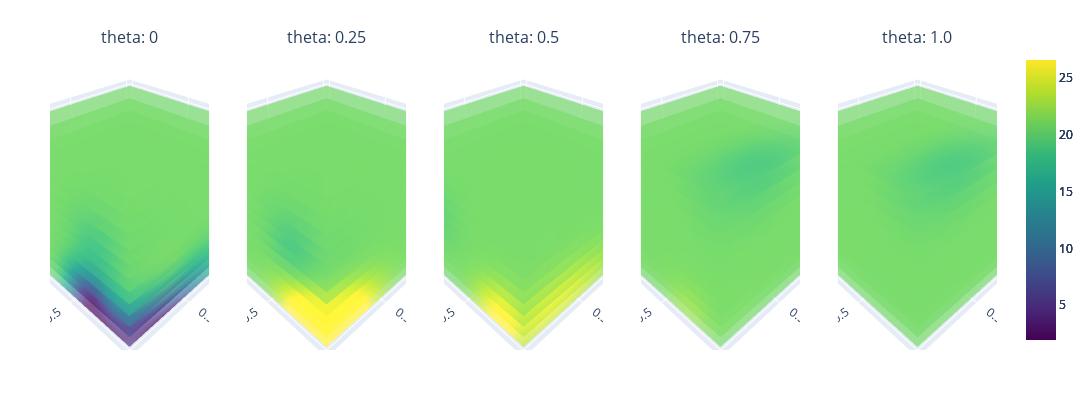

The code cell stored with this chart in its notebook:
### Code cell
gp_model10, train_nx10, train_y10, train_yvar10 = BO_loop(gp_model, nx_train, y_train, y_train_var, nx_all, iterations=10)

train_x10 = unnormalize(train_nx10, original_bounds)
# Step 2: Initialize Plotting class
variable_combinations = [('n', 'r', 't'), ('theta', 'r', 't'), ('n', 't', 'theta')]
plotting = Plotting(gp_model10, variable_combinations=variable_combinations)

combination = variable_combinations[0]

minmax = [y_train.min(), y_train.max()]
plotting.sliced_plotting(combination, minmax)

# Split train_y into 10 iterations, each containing 10 points
iterations = 10
points_per_iteration = 6
split_data = [train_y10[i * points_per_iteration:(i + 1) * points_per_iteration] for i in range(iterations)]
split_datax = [train_x10[i * points_per_iteration:(i + 1) * points_per_iteration] for i in range(iterations)]

# Plot the points vertically
plt.figure(figsize=(6, 5))
for i, data in enumerate(split_data):
    plt.scatter([i + 1] * len(data), data.numpy(), label=f'Iteration {i + 1}')

plt.xlabel('Iteration')
plt.ylabel('train_y Values')
plt.title('Train_y Points per Iteration')
plt.xticks(range(1, iterations + 1))
# plt.legend()
plt.grid(True)
plt.show()
argmax_indices = [data.argmax().item() for data in split_data]
for i, idx in enumerate(argmax_indices):
    print(f"Iteration {i + 1}: {split_datax[i][idx]}")

### Figure 1 — Plotly figure (JSON) as saved in the notebook; plotly's stock layout.template omitted (floating-point values rounded to 4 significant figures; data arrays with more than 128 entries replaced by an {"elided": "..."} marker saying what was removed)
{"data": [{"cmax": 26.55, "cmin": 1.95, "colorscale": [[0, "#440154"], [0.1111, "#482878"], [0.2222, "#3e4989"], [0.3333, "#31688e"], [0.4444, "#26828e"], [0.5556, "#1f9e89"], [0.6667, "#35b779"], [0.7778, "#6ece58"], [0.8889, "#b5de2b"], [1, "#fde725"]], "opacity": 0.7, "scene": "scene", "showscale": true, "surfacecolor": {"elided": "20x20 float values"}, "type": "surface", "x": {"elided": "20x20 float values"}, "y": {"elided": "20x20 float values"}, "z": {"elided": "20x20 float values"}}, {"cmax": 26.55, "cmin": 1.95, "colorscale": [[0, "#440154"], [0.1111, "#482878"], [0.2222, "#3e4989"], [0.3333, "#31688e"], [0.4444, "#26828e"], [0.5556, "#1f9e89"], [0.6667, "#35b779"], [0.7778, "#6ece58"], [0.8889, "#b5de2b"], [1, "#fde725"]], "opacity": 0.7, "scene": "scene2", "showscale": true, "surfacecolor": {"elided": "20x20 float values"}, "type": "surface", "x": {"elided": "20x20 float values"}, "y": {"elided": "20x20 float values"}, "z": {"elided": "20x20 float values"}}, {"cmax": 26.55, "cmin": 1.95, "colorscale": [[0, "#440154"], [0.1111, "#482878"], [0.2222, "#3e4989"], [0.3333, "#31688e"], [0.4444, "#26828e"], [0.5556, "#1f9e89"], [0.6667, "#35b779"], [0.7778, "#6ece58"], [0.8889, "#b5de2b"], [1, "#fde725"]], "opacity": 0.7, "scene": "scene3", "showscale": true, "surfacecolor": {"elided": "20x20 float values"}, "type": "surface", "x": {"elided": "20x20 float values"}, "y": {"elided": "20x20 float values"}, "z": {"elided": "20x20 float values"}}, {"cmax": 26.55, "cmin": 1.95, "colorscale": [[0, "#440154"], [0.1111, "#482878"], [0.2222, "#3e4989"], [0.3333, "#31688e"], [0.4444, "#26828e"], [0.5556, "#1f9e89"], [0.6667, "#35b779"], [0.7778, "#6ece58"], [0.8889, "#b5de2b"], [1, "#fde725"]], "opacity": 0.7, "scene": "scene4", "showscale": true, "surfacecolor": {"elided": "20x20 float values"}, "type": "surface", "x": {"elided": "20x20 float values"}, "y": {"elided": "20x20 float values"}, "z": {"elided": "20x20 float values"}}, {"cmax": 26.55, "cmin": 1.95, "colorscale": [[0, "#440154"], [0.1111, "#482878"], [0.2222, "#3e4989"], [0.3333, "#31688e"], [0.4444, "#26828e"], [0.5556, "#1f9e89"], [0.6667, "#35b779"], [0.7778, "#6ece58"], [0.8889, "#b5de2b"], [1, "#fde725"]], "opacity": 0.7, "scene": "scene5", "showscale": true, "surfacecolor": {"elided": "20x20 float values"}, "type": "surface", "x": {"elided": "20x20 float values"}, "y": {"elided": "20x20 float values"}, "z": {"elided": "20x20 float values"}}, {"cmax": 26.55, "cmin": 1.95, "colorscale": [[0, "#440154"], [0.1111, "#482878"], [0.2222, "#3e4989"], [0.3333, "#31688e"], [0.4444, "#26828e"], [0.5556, "#1f9e89"], [0.6667, "#35b779"], [0.7778, "#6ece58"], [0.8889, "#b5de2b"], [1, "#fde725"]], "opacity": 0.7, "scene": "scene", "showscale": false, "surfacecolor": {"elided": "20x20 float values"}, "type": "surface", "x": {"elided": "20x20 float values"}, "y": {"elided": "20x20 float values"}, "z": {"elided": "20x20 float values"}}, {"cmax": 26.55, "cmin": 1.95, "colorscale": [[0, "#440154"], [0.1111, "#482878"], [0.2222, "#3e4989"], [0.3333, "#31688e"], [0.4444, "#26828e"], [0.5556, "#1f9e89"], [0.6667, "#35b779"], [0.7778, "#6ece58"], [0.8889, "#b5de2b"], [1, "#fde725"]], "opacity": 0.7, "scene": "scene2", "showscale": false, "surfacecolor": {"elided": "20x20 float values"}, "type": "surface", "x": {"elided": "20x20 float values"}, "y": {"elided": "20x20 float values"}, "z": {"elided": "20x20 float values"}}, {"cmax": 26.55, "cmin": 1.95, "colorscale": [[0, "#440154"], [0.1111, "#482878"], [0.2222, "#3e4989"], [0.3333, "#31688e"], [0.4444, "#26828e"], [0.5556, "#1f9e89"], [0.6667, "#35b779"], [0.7778, "#6ece58"], [0.8889, "#b5de2b"], [1, "#fde725"]], "opacity": 0.7, "scene": "scene3", "showscale": false, "surfacecolor": {"elided": "20x20 float values"}, "type": "surface", "x": {"elided": "20x20 float values"}, "y": {"elided": "20x20 float values"}, "z": {"elided": "20x20 float values"}}, {"cmax": 26.55, "cmin": 1.95, "colorscale": [[0, "#440154"], [0.1111, "#482878"], [0.2222, "#3e4989"], [0.3333, "#31688e"], [0.4444, "#26828e"], [0.5556, "#1f9e89"], [0.6667, "#35b779"], [0.7778, "#6ece58"], [0.8889, "#b5de2b"], [1, "#fde725"]], "opacity": 0.7, "scene": "scene4", "showscale": false, "surfacecolor": {"elided": "20x20 float values"}, "type": "surface", "x": {"elided": "20x20 float values"}, "y": {"elided": "20x20 float values"}, "z": {"elided": "20x20 float values"}}, {"cmax": 26.55, "cmin": 1.95, "colorscale": [[0, "#440154"], [0.1111, "#482878"], [0.2222, "#3e4989"], [0.3333, "#31688e"], [0.4444, "#26828e"], [0.5556, "#1f9e89"], [0.6667, "#35b779"], [0.7778, "#6ece58"], [0.8889, "#b5de2b"], [1, "#fde725"]], "opacity": 0.7, "scene": "scene5", "showscale": false, "surfacecolor": {"elided": "20x20 float values"}, "type": "surface", "x": {"elided": "20x20 float values"}, "y": {"elided": "20x20 float values"}, "z": {"elided": "20x20 float values"}}, {"cmax": 26.55, "cmin": 1.95, "colorscale": [[0, "#440154"], [0.1111, "#482878"], [0.2222, "#3e4989"], [0.3333, "#31688e"], [0.4444, "#26828e"], [0.5556, "#1f9e89"], [0.6667, "#35b779"], [0.7778, "#6ece58"], [0.8889, "#b5de2b"], [1, "#fde725"]], "opacity": 0.7, "scene": "scene", "showscale": false, "surfacecolor": {"elided": "20x20 float values"}, "type": "surface", "x": {"elided": "20x20 float values"}, "y": {"elided": "20x20 float values"}, "z": {"elided": "20x20 float values"}}, {"cmax": 26.55, "cmin": 1.95, "colorscale": [[0, "#440154"], [0.1111, "#482878"], [0.2222, "#3e4989"], [0.3333, "#31688e"], [0.4444, "#26828e"], [0.5556, "#1f9e89"], [0.6667, "#35b779"], [0.7778, "#6ece58"], [0.8889, "#b5de2b"], [1, "#fde725"]], "opacity": 0.7, "scene": "scene2", "showscale": false, "surfacecolor": {"elided": "20x20 float values"}, "type": "surface", "x": {"elided": "20x20 float values"}, "y": {"elided": "20x20 float values"}, "z": {"elided": "20x20 float values"}}, {"cmax": 26.55, "cmin": 1.95, "colorscale": [[0, "#440154"], [0.1111, "#482878"], [0.2222, "#3e4989"], [0.3333, "#31688e"], [0.4444, "#26828e"], [0.5556, "#1f9e89"], [0.6667, "#35b779"], [0.7778, "#6ece58"], [0.8889, "#b5de2b"], [1, "#fde725"]], "opacity": 0.7, "scene": "scene3", "showscale": false, "surfacecolor": {"elided": "20x20 float values"}, "type": "surface", "x": {"elided": "20x20 float values"}, "y": {"elided": "20x20 float values"}, "z": {"elided": "20x20 float values"}}, {"cmax": 26.55, "cmin": 1.95, "colorscale": [[0, "#440154"], [0.1111, "#482878"], [0.2222, "#3e4989"], [0.3333, "#31688e"], [0.4444, "#26828e"], [0.5556, "#1f9e89"], [0.6667, "#35b779"], [0.7778, "#6ece58"], [0.8889, "#b5de2b"], [1, "#fde725"]], "opacity": 0.7, "scene": "scene4", "showscale": false, "surfacecolor": {"elided": "20x20 float values"}, "type": "surface", "x": {"elided": "20x20 float values"}, "y": {"elided": "20x20 float values"}, "z": {"elided": "20x20 float values"}}, {"cmax": 26.55, "cmin": 1.95, "colorscale": [[0, "#440154"], [0.1111, "#482878"], [0.2222, "#3e4989"], [0.3333, "#31688e"], [0.4444, "#26828e"], [0.5556, "#1f9e89"], [0.6667, "#35b779"], [0.7778, "#6ece58"], [0.8889, "#b5de2b"], [1, "#fde725"]], "opacity": 0.7, "scene": "scene5", "showscale": false, "surfacecolor": {"elided": "20x20 float values"}, "type": "surface", "x": {"elided": "20x20 float values"}, "y": {"elided": "20x20 float values"}, "z": {"elided": "20x20 float values"}}, {"cmax": 26.55, "cmin": 1.95, "colorscale": [[0, "#440154"], [0.1111, "#482878"], [0.2222, "#3e4989"], [0.3333, "#31688e"], [0.4444, "#26828e"], [0.5556, "#1f9e89"], [0.6667, "#35b779"], [0.7778, "#6ece58"], [0.8889, "#b5de2b"], [1, "#fde725"]], "opacity": 0.7, "scene": "scene", "showscale": false, "surfacecolor": {"elided": "20x20 float values"}, "type": "surface", "x": {"elided": "20x20 float values"}, "y": {"elided": "20x20 float values"}, "z": {"elided": "20x20 float values"}}, {"cmax": 26.55, "cmin": 1.95, "colorscale": [[0, "#440154"], [0.1111, "#482878"], [0.2222, "#3e4989"], [0.3333, "#31688e"], [0.4444, "#26828e"], [0.5556, "#1f9e89"], [0.6667, "#35b779"], [0.7778, "#6ece58"], [0.8889, "#b5de2b"], [1, "#fde725"]], "opacity": 0.7, "scene": "scene2", "showscale": false, "surfacecolor": {"elided": "20x20 float values"}, "type": "surface", "x": {"elided": "20x20 float values"}, "y": {"elided": "20x20 float values"}, "z": {"elided": "20x20 float values"}}, {"cmax": 26.55, "cmin": 1.95, "colorscale": [[0, "#440154"], [0.1111, "#482878"], [0.2222, "#3e4989"], [0.3333, "#31688e"], [0.4444, "#26828e"], [0.5556, "#1f9e89"], [0.6667, "#35b779"], [0.7778, "#6ece58"], [0.8889, "#b5de2b"], [1, "#fde725"]], "opacity": 0.7, "scene": "scene3", "showscale": false, "surfacecolor": {"elided": "20x20 float values"}, "type": "surface", "x": {"elided": "20x20 float values"}, "y": {"elided": "20x20 float values"}, "z": {"elided": "20x20 float values"}}, {"cmax": 26.55, "cmin": 1.95, "colorscale": [[0, "#440154"], [0.1111, "#482878"], [0.2222, "#3e4989"], [0.3333, "#31688e"], [0.4444, "#26828e"], [0.5556, "#1f9e89"], [0.6667, "#35b779"], [0.7778, "#6ece58"], [0.8889, "#b5de2b"], [1, "#fde725"]], "opacity": 0.7, "scene": "scene4", "showscale": false, "surfacecolor": {"elided": "20x20 float values"}, "type": "surface", "x": {"elided": "20x20 float values"}, "y": {"elided": "20x20 float values"}, "z": {"elided": "20x20 float values"}}, {"cmax": 26.55, "cmin": 1.95, "colorscale": [[0, "#440154"], [0.1111, "#482878"], [0.2222, "#3e4989"], [0.3333, "#31688e"], [0.4444, "#26828e"], [0.5556, "#1f9e89"], [0.6667, "#35b779"], [0.7778, "#6ece58"], [0.8889, "#b5de2b"], [1, "#fde725"]], "opacity": 0.7, "scene": "scene5", "showscale": false, "surfacecolor": {"elided": "20x20 float values"}, "type": "surface", "x": {"elided": "20x20 float values"}, "y": {"elided": "20x20 float values"}, "z": {"elided": "20x20 float values"}}, {"cmax": 26.55, "cmin": 1.95, "colorscale": [[0, "#440154"], [0.1111, "#482878"], [0.2222, "#3e4989"], [0.3333, "#31688e"], [0.4444, "#26828e"], [0.5556, "#1f9e89"], [0.6667, "#35b779"], [0.7778, "#6ece58"], [0.8889, "#b5de2b"], [1, "#fde725"]], "opacity": 0.7, "scene": "scene", "showscale": false, "surfacecolor": {"elided": "20x20 float values"}, "type": "surface", "x": {"elided": "20x20 float values"}, "y": {"elided": "20x20 float values"}, "z": {"elided": "20x20 float values"}}, {"cmax": 26.55, "cmin": 1.95, "colorscale": [[0, "#440154"], [0.1111, "#482878"], [0.2222, "#3e4989"], [0.3333, "#31688e"], [0.4444, "#26828e"], [0.5556, "#1f9e89"], [0.6667, "#35b779"], [0.7778, "#6ece58"], [0.8889, "#b5de2b"], [1, "#fde725"]], "opacity": 0.7, "scene": "scene2", "showscale": false, "surfacecolor": {"elided": "20x20 float values"}, "type": "surface", "x": {"elided": "20x20 float values"}, "y": {"elided": "20x20 float values"}, "z": {"elided": "20x20 float values"}}, {"cmax": 26.55, "cmin": 1.95, "colorscale": [[0, "#440154"], [0.1111, "#482878"], [0.2222, "#3e4989"], [0.3333, "#31688e"], [0.4444, "#26828e"], [0.5556, "#1f9e89"], [0.6667, "#35b779"], [0.7778, "#6ece58"], [0.8889, "#b5de2b"], [1, "#fde725"]], "opacity": 0.7, "scene": "scene3", "showscale": false, "surfacecolor": {"elided": "20x20 float values"}, "type": "surface", "x": {"elided": "20x20 float values"}, "y": {"elided": "20x20 float values"}, "z": {"elided": "20x20 float values"}}, {"cmax": 26.55, "cmin": 1.95, "colorscale": [[0, "#440154"], [0.1111, "#482878"], [0.2222, "#3e4989"], [0.3333, "#31688e"], [0.4444, "#26828e"], [0.5556, "#1f9e89"], [0.6667, "#35b779"], [0.7778, "#6ece58"], [0.8889, "#b5de2b"], [1, "#fde725"]], "opacity": 0.7, "scene": "scene4", "showscale": false, "surfacecolor": {"elided": "20x20 float values"}, "type": "surface", "x": {"elided": "20x20 float values"}, "y": {"elided": "20x20 float values"}, "z": {"elided": "20x20 float values"}}, {"cmax": 26.55, "cmin": 1.95, "colorscale": [[0, "#440154"], [0.1111, "#482878"], [0.2222, "#3e4989"], [0.3333, "#31688e"], [0.4444, "#26828e"], [0.5556, "#1f9e89"], [0.6667, "#35b779"], [0.7778, "#6ece58"], [0.8889, "#b5de2b"], [1, "#fde725"]], "opacity": 0.7, "scene": "scene5", "showscale": false, "surfacecolor": {"elided": "20x20 float values"}, "type": "surface", "x": {"elided": "20x20 float values"}, "y": {"elided": "20x20 float values"}, "z": {"elided": "20x20 float values"}}, {"cmax": 26.55, "cmin": 1.95, "colorscale": [[0, "#440154"], [0.1111, "#482878"], [0.2222, "#3e4989"], [0.3333, "#31688e"], [0.4444, "#26828e"], [0.5556, "#1f9e89"], [0.6667, "#35b779"], [0.7778, "#6ece58"], [0.8889, "#b5de2b"], [1, "#fde725"]], "opacity": 0.7, "scene": "scene", "showscale": false, "surfacecolor": {"elided": "20x20 float values"}, "type": "surface", "x": {"elided": "20x20 float values"}, "y": {"elided": "20x20 float values"}, "z": {"elided": "20x20 float values"}}, {"cmax": 26.55, "cmin": 1.95, "colorscale": [[0, "#440154"], [0.1111, "#482878"], [0.2222, "#3e4989"], [0.3333, "#31688e"], [0.4444, "#26828e"], [0.5556, "#1f9e89"], [0.6667, "#35b779"], [0.7778, "#6ece58"], [0.8889, "#b5de2b"], [1, "#fde725"]], "opacity": 0.7, "scene": "scene2", "showscale": false, "surfacecolor": {"elided": "20x20 float values"}, "type": "surface", "x": {"elided": "20x20 float values"}, "y": {"elided": "20x20 float values"}, "z": {"elided": "20x20 float values"}}, {"cmax": 26.55, "cmin": 1.95, "colorscale": [[0, "#440154"], [0.1111, "#482878"], [0.2222, "#3e4989"], [0.3333, "#31688e"], [0.4444, "#26828e"], [0.5556, "#1f9e89"], [0.6667, "#35b779"], [0.7778, "#6ece58"], [0.8889, "#b5de2b"], [1, "#fde725"]], "opacity": 0.7, "scene": "scene3", "showscale": false, "surfacecolor": {"elided": "20x20 float values"}, "type": "surface", "x": {"elided": "20x20 float values"}, "y": {"elided": "20x20 float values"}, "z": {"elided": "20x20 float values"}}, {"cmax": 26.55, "cmin": 1.95, "colorscale": [[0, "#440154"], [0.1111, "#482878"], [0.2222, "#3e4989"], [0.3333, "#31688e"], [0.4444, "#26828e"], [0.5556, "#1f9e89"], [0.6667, "#35b779"], [0.7778, "#6ece58"], [0.8889, "#b5de2b"], [1, "#fde725"]], "opacity": 0.7, "scene": "scene4", "showscale": false, "surfacecolor": {"elided": "20x20 float values"}, "type": "surface", "x": {"elided": "20x20 float values"}, "y": {"elided": "20x20 float values"}, "z": {"elided": "20x20 float values"}}, {"cmax": 26.55, "cmin": 1.95, "colorscale": [[0, "#440154"], [0.1111, "#482878"], [0.2222, "#3e4989"], [0.3333, "#31688e"], [0.4444, "#26828e"], [0.5556, "#1f9e89"], [0.6667, "#35b779"], [0.7778, "#6ece58"], [0.8889, "#b5de2b"], [1, "#fde725"]], "opacity": 0.7, "scene": "scene5", "showscale": false, "surfacecolor": {"elided": "20x20 float values"}, "type": "surface", "x": {"elided": "20x20 float values"}, "y": {"elided": "20x20 float values"}, "z": {"elided": "20x20 float values"}}, {"cmax": 26.55, "cmin": 1.95, "colorscale": [[0, "#440154"], [0.1111, "#482878"], [0.2222, "#3e4989"], [0.3333, "#31688e"], [0.4444, "#26828e"], [0.5556, "#1f9e89"], [0.6667, "#35b779"], [0.7778, "#6ece58"], [0.8889, "#b5de2b"], [1, "#fde725"]], "opacity": 0.7, "scene": "scene", "showscale": false, "surfacecolor": {"elided": "20x20 float values"}, "type": "surface", "x": {"elided": "20x20 float values"}, "y": {"elided": "20x20 float values"}, "z": {"elided": "20x20 float values"}}, {"cmax": 26.55, "cmin": 1.95, "colorscale": [[0, "#440154"], [0.1111, "#482878"], [0.2222, "#3e4989"], [0.3333, "#31688e"], [0.4444, "#26828e"], [0.5556, "#1f9e89"], [0.6667, "#35b779"], [0.7778, "#6ece58"], [0.8889, "#b5de2b"], [1, "#fde725"]], "opacity": 0.7, "scene": "scene2", "showscale": false, "surfacecolor": {"elided": "20x20 float values"}, "type": "surface", "x": {"elided": "20x20 float values"}, "y": {"elided": "20x20 float values"}, "z": {"elided": "20x20 float values"}}, {"cmax": 26.55, "cmin": 1.95, "colorscale": [[0, "#440154"], [0.1111, "#482878"], [0.2222, "#3e4989"], [0.3333, "#31688e"], [0.4444, "#26828e"], [0.5556, "#1f9e89"], [0.6667, "#35b779"], [0.7778, "#6ece58"], [0.8889, "#b5de2b"], [1, "#fde725"]], "opacity": 0.7, "scene": "scene3", "showscale": false, "surfacecolor": {"elided": "20x20 float values"}, "type": "surface", "x": {"elided": "20x20 float values"}, "y": {"elided": "20x20 float values"}, "z": {"elided": "20x20 float values"}}, {"cmax": 26.55, "cmin": 1.95, "colorscale": [[0, "#440154"], [0.1111, "#482878"], [0.2222, "#3e4989"], [0.3333, "#31688e"], [0.4444, "#26828e"], [0.5556, "#1f9e89"], [0.6667, "#35b779"], [0.7778, "#6ece58"], [0.8889, "#b5de2b"], [1, "#fde725"]], "opacity": 0.7, "scene": "scene4", "showscale": false, "surfacecolor": {"elided": "20x20 float values"}, "type": "surface", "x": {"elided": "20x20 float values"}, "y": {"elided": "20x20 float values"}, "z": {"elided": "20x20 float values"}}, {"cmax": 26.55, "cmin": 1.95, "colorscale": [[0, "#440154"], [0.1111, "#482878"], [0.2222, "#3e4989"], [0.3333, "#31688e"], [0.4444, "#26828e"], [0.5556, "#1f9e89"], [0.6667, "#35b779"], [0.7778, "#6ece58"], [0.8889, "#b5de2b"], [1, "#fde725"]], "opacity": 0.7, "scene": "scene5", "showscale": false, "surfacecolor": {"elided": "20x20 float values"}, "type": "surface", "x": {"elided": "20x20 float values"}, "y": {"elided": "20x20 float values"}, "z": {"elided": "20x20 float values"}}, {"cmax": 26.55, "cmin": 1.95, "colorscale": [[0, "#440154"], [0.1111, "#482878"], [0.2222, "#3e4989"], [0.3333, "#31688e"], [0.4444, "#26828e"], [0.5556, "#1f9e89"], [0.6667, "#35b779"], [0.7778, "#6ece58"], [0.8889, "#b5de2b"], [1, "#fde725"]], "opacity": 0.7, "scene": "scene", "showscale": false, "surfacecolor": {"elided": "20x20 float values"}, "type": "surface", "x": {"elided": "20x20 float values"}, "y": {"elided": "20x20 float values"}, "z": {"elided": "20x20 float values"}}, {"cmax": 26.55, "cmin": 1.95, "colorscale": [[0, "#440154"], [0.1111, "#482878"], [0.2222, "#3e4989"], [0.3333, "#31688e"], [0.4444, "#26828e"], [0.5556, "#1f9e89"], [0.6667, "#35b779"], [0.7778, "#6ece58"], [0.8889, "#b5de2b"], [1, "#fde725"]], "opacity": 0.7, "scene": "scene2", "showscale": false, "surfacecolor": {"elided": "20x20 float values"}, "type": "surface", "x": {"elided": "20x20 float values"}, "y": {"elided": "20x20 float values"}, "z": {"elided": "20x20 float values"}}, {"cmax": 26.55, "cmin": 1.95, "colorscale": [[0, "#440154"], [0.1111, "#482878"], [0.2222, "#3e4989"], [0.3333, "#31688e"], [0.4444, "#26828e"], [0.5556, "#1f9e89"], [0.6667, "#35b779"], [0.7778, "#6ece58"], [0.8889, "#b5de2b"], [1, "#fde725"]], "opacity": 0.7, "scene": "scene3", "showscale": false, "surfacecolor": {"elided": "20x20 float values"}, "type": "surface", "x": {"elided": "20x20 float values"}, "y": {"elided": "20x20 float values"}, "z": {"elided": "20x20 float values"}}, {"cmax": 26.55, "cmin": 1.95, "colorscale": [[0, "#440154"], [0.1111, "#482878"], [0.2222, "#3e4989"], [0.3333, "#31688e"], [0.4444, "#26828e"], [0.5556, "#1f9e89"], [0.6667, "#35b779"], [0.7778, "#6ece58"], [0.8889, "#b5de2b"], [1, "#fde725"]], "opacity": 0.7, "scene": "scene4", "showscale": false, "surfacecolor": {"elided": "20x20 float values"}, "type": "surface", "x": {"elided": "20x20 float values"}, "y": {"elided": "20x20 float values"}, "z": {"elided": "20x20 float values"}}, {"cmax": 26.55, "cmin": 1.95, "colorscale": [[0, "#440154"], [0.1111, "#482878"], [0.2222, "#3e4989"], [0.3333, "#31688e"], [0.4444, "#26828e"], [0.5556, "#1f9e89"], [0.6667, "#35b779"], [0.7778, "#6ece58"], [0.8889, "#b5de2b"], [1, "#fde725"]], "opacity": 0.7, "scene": "scene5", "showscale": false, "surfacecolor": {"elided": "20x20 float values"}, "type": "surface", "x": {"elided": "20x20 float values"}, "y": {"elided": "20x20 float values"}, "z": {"elided": "20x20 float values"}}, {"cmax": 26.55, "cmin": 1.95, "colorscale": [[0, "#440154"], [0.1111, "#482878"], [0.2222, "#3e4989"], [0.3333, "#31688e"], [0.4444, "#26828e"], [0.5556, "#1f9e89"], [0.6667, "#35b779"], [0.7778, "#6ece58"], [0.8889, "#b5de2b"], [1, "#fde725"]], "opacity": 0.7, "scene": "scene", "showscale": false, "surfacecolor": {"elided": "20x20 float values"}, "type": "surface", "x": {"elided": "20x20 float values"}, "y": {"elided": "20x20 float values"}, "z": {"elided": "20x20 float values"}}, {"cmax": 26.55, "cmin": 1.95, "colorscale": [[0, "#440154"], [0.1111, "#482878"], [0.2222, "#3e4989"], [0.3333, "#31688e"], [0.4444, "#26828e"], [0.5556, "#1f9e89"], [0.6667, "#35b779"], [0.7778, "#6ece58"], [0.8889, "#b5de2b"], [1, "#fde725"]], "opacity": 0.7, "scene": "scene2", "showscale": false, "surfacecolor": {"elided": "20x20 float values"}, "type": "surface", "x": {"elided": "20x20 float values"}, "y": {"elided": "20x20 float values"}, "z": {"elided": "20x20 float values"}}, {"cmax": 26.55, "cmin": 1.95, "colorscale": [[0, "#440154"], [0.1111, "#482878"], [0.2222, "#3e4989"], [0.3333, "#31688e"], [0.4444, "#26828e"], [0.5556, "#1f9e89"], [0.6667, "#35b779"], [0.7778, "#6ece58"], [0.8889, "#b5de2b"], [1, "#fde725"]], "opacity": 0.7, "scene": "scene3", "showscale": false, "surfacecolor": {"elided": "20x20 float values"}, "type": "surface", "x": {"elided": "20x20 float values"}, "y": {"elided": "20x20 float values"}, "z": {"elided": "20x20 float values"}}, {"cmax": 26.55, "cmin": 1.95, "colorscale": [[0, "#440154"], [0.1111, "#482878"], [0.2222, "#3e4989"], [0.3333, "#31688e"], [0.4444, "#26828e"], [0.5556, "#1f9e89"], [0.6667, "#35b779"], [0.7778, "#6ece58"], [0.8889, "#b5de2b"], [1, "#fde725"]], "opacity": 0.7, "scene": "scene4", "showscale": false, "surfacecolor": {"elided": "20x20 float values"}, "type": "surface", "x": {"elided": "20x20 float values"}, "y": {"elided": "20x20 float values"}, "z": {"elided": "20x20 float values"}}, {"cmax": 26.55, "cmin": 1.95, "colorscale": [[0, "#440154"], [0.1111, "#482878"], [0.2222, "#3e4989"], [0.3333, "#31688e"], [0.4444, "#26828e"], [0.5556, "#1f9e89"], [0.6667, "#35b779"], [0.7778, "#6ece58"], [0.8889, "#b5de2b"], [1, "#fde725"]], "opacity": 0.7, "scene": "scene5", "showscale": false, "surfacecolor": {"elided": "20x20 float values"}, "type": "surface", "x": {"elided": "20x20 float values"}, "y": {"elided": "20x20 float values"}, "z": {"elided": "20x20 float values"}}, {"cmax": 26.55, "cmin": 1.95, "colorscale": [[0, "#440154"], [0.1111, "#482878"], [0.2222, "#3e4989"], [0.3333, "#31688e"], [0.4444, "#26828e"], [0.5556, "#1f9e89"], [0.6667, "#35b779"], [0.7778, "#6ece58"], [0.8889, "#b5de2b"], [1, "#fde725"]], "opacity": 0.7, "scene": "scene", "showscale": false, "surfacecolor": {"elided": "20x20 float values"}, "type": "surface", "x": {"elided": "20x20 float values"}, "y": {"elided": "20x20 float values"}, "z": {"elided": "20x20 float values"}}, {"cmax": 26.55, "cmin": 1.95, "colorscale": [[0, "#440154"], [0.1111, "#482878"], [0.2222, "#3e4989"], [0.3333, "#31688e"], [0.4444, "#26828e"], [0.5556, "#1f9e89"], [0.6667, "#35b779"], [0.7778, "#6ece58"], [0.8889, "#b5de2b"], [1, "#fde725"]], "opacity": 0.7, "scene": "scene2", "showscale": false, "surfacecolor": {"elided": "20x20 float values"}, "type": "surface", "x": {"elided": "20x20 float values"}, "y": {"elided": "20x20 float values"}, "z": {"elided": "20x20 float values"}}, {"cmax": 26.55, "cmin": 1.95, "colorscale": [[0, "#440154"], [0.1111, "#482878"], [0.2222, "#3e4989"], [0.3333, "#31688e"], [0.4444, "#26828e"], [0.5556, "#1f9e89"], [0.6667, "#35b779"], [0.7778, "#6ece58"], [0.8889, "#b5de2b"], [1, "#fde725"]], "opacity": 0.7, "scene": "scene3", "showscale": false, "surfacecolor": {"elided": "20x20 float values"}, "type": "surface", "x": {"elided": "20x20 float values"}, "y": {"elided": "20x20 float values"}, "z": {"elided": "20x20 float values"}}, {"cmax": 26.55, "cmin": 1.95, "colorscale": [[0, "#440154"], [0.1111, "#482878"], [0.2222, "#3e4989"], [0.3333, "#31688e"], [0.4444, "#26828e"], [0.5556, "#1f9e89"], [0.6667, "#35b779"], [0.7778, "#6ece58"], [0.8889, "#b5de2b"], [1, "#fde725"]], "opacity": 0.7, "scene": "scene4", "showscale": false, "surfacecolor": {"elided": "20x20 float values"}, "type": "surface", "x": {"elided": "20x20 float values"}, "y": {"elided": "20x20 float values"}, "z": {"elided": "20x20 float values"}}, {"cmax": 26.55, "cmin": 1.95, "colorscale": [[0, "#440154"], [0.1111, "#482878"], [0.2222, "#3e4989"], [0.3333, "#31688e"], [0.4444, "#26828e"], [0.5556, "#1f9e89"], [0.6667, "#35b779"], [0.7778, "#6ece58"], [0.8889, "#b5de2b"], [1, "#fde725"]], "opacity": 0.7, "scene": "scene5", "showscale": false, "surfacecolor": {"elided": "20x20 float values"}, "type": "surface", "x": {"elided": "20x20 float values"}, "y": {"elided": "20x20 float values"}, "z": {"elided": "20x20 float values"}}, {"cmax": 26.55, "cmin": 1.95, "colorscale": [[0, "#440154"], [0.1111, "#482878"], [0.2222, "#3e4989"], [0.3333, "#31688e"], [0.4444, "#26828e"], [0.5556, "#1f9e89"], [0.6667, "#35b779"], [0.7778, "#6ece58"], [0.8889, "#b5de2b"], [1, "#fde725"]], "opacity": 0.7, "scene": "scene", "showscale": false, "surfacecolor": {"elided": "20x20 float values"}, "type": "surface", "x": {"elided": "20x20 float values"}, "y": {"elided": "20x20 float values"}, "z": {"elided": "20x20 float values"}}, {"cmax": 26.55, "cmin": 1.95, "colorscale": [[0, "#440154"], [0.1111, "#482878"], [0.2222, "#3e4989"], [0.3333, "#31688e"], [0.4444, "#26828e"], [0.5556, "#1f9e89"], [0.6667, "#35b779"], [0.7778, "#6ece58"], [0.8889, "#b5de2b"], [1, "#fde725"]], "opacity": 0.7, "scene": "scene2", "showscale": false, "surfacecolor": {"elided": "20x20 float values"}, "type": "surface", "x": {"elided": "20x20 float values"}, "y": {"elided": "20x20 float values"}, "z": {"elided": "20x20 float values"}}, {"cmax": 26.55, "cmin": 1.95, "colorscale": [[0, "#440154"], [0.1111, "#482878"], [0.2222, "#3e4989"], [0.3333, "#31688e"], [0.4444, "#26828e"], [0.5556, "#1f9e89"], [0.6667, "#35b779"], [0.7778, "#6ece58"], [0.8889, "#b5de2b"], [1, "#fde725"]], "opacity": 0.7, "scene": "scene3", "showscale": false, "surfacecolor": {"elided": "20x20 float values"}, "type": "surface", "x": {"elided": "20x20 float values"}, "y": {"elided": "20x20 float values"}, "z": {"elided": "20x20 float values"}}, {"cmax": 26.55, "cmin": 1.95, "colorscale": [[0, "#440154"], [0.1111, "#482878"], [0.2222, "#3e4989"], [0.3333, "#31688e"], [0.4444, "#26828e"], [0.5556, "#1f9e89"], [0.6667, "#35b779"], [0.7778, "#6ece58"], [0.8889, "#b5de2b"], [1, "#fde725"]], "opacity": 0.7, "scene": "scene4", "showscale": false, "surfacecolor": {"elided": "20x20 float values"}, "type": "surface", "x": {"elided": "20x20 float values"}, "y": {"elided": "20x20 float values"}, "z": {"elided": "20x20 float values"}}, {"cmax": 26.55, "cmin": 1.95, "colorscale": [[0, "#440154"], [0.1111, "#482878"], [0.2222, "#3e4989"], [0.3333, "#31688e"], [0.4444, "#26828e"], [0.5556, "#1f9e89"], [0.6667, "#35b779"], [0.7778, "#6ece58"], [0.8889, "#b5de2b"], [1, "#fde725"]], "opacity": 0.7, "scene": "scene5", "showscale": false, "surfacecolor": {"elided": "20x20 float values"}, "type": "surface", "x": {"elided": "20x20 float values"}, "y": {"elided": "20x20 float values"}, "z": {"elided": "20x20 float values"}}, {"cmax": 26.55, "cmin": 1.95, "colorscale": [[0, "#440154"], [0.1111, "#482878"], [0.2222, "#3e4989"], [0.3333, "#31688e"], [0.4444, "#26828e"], [0.5556, "#1f9e89"], [0.6667, "#35b779"], [0.7778, "#6ece58"], [0.8889, "#b5de2b"], [1, "#fde725"]], "opacity": 0.7, "scene": "scene", "showscale": false, "surfacecolor": {"elided": "20x20 float values"}, "type": "surface", "x": {"elided": "20x20 float values"}, "y": {"elided": "20x20 float values"}, "z": {"elided": "20x20 float values"}}, {"cmax": 26.55, "cmin": 1.95, "colorscale": [[0, "#440154"], [0.1111, "#482878"], [0.2222, "#3e4989"], [0.3333, "#31688e"], [0.4444, "#26828e"], [0.5556, "#1f9e89"], [0.6667, "#35b779"], [0.7778, "#6ece58"], [0.8889, "#b5de2b"], [1, "#fde725"]], "opacity": 0.7, "scene": "scene2", "showscale": false, "surfacecolor": {"elided": "20x20 float values"}, "type": "surface", "x": {"elided": "20x20 float values"}, "y": {"elided": "20x20 float values"}, "z": {"elided": "20x20 float values"}}, {"cmax": 26.55, "cmin": 1.95, "colorscale": [[0, "#440154"], [0.1111, "#482878"], [0.2222, "#3e4989"], [0.3333, "#31688e"], [0.4444, "#26828e"], [0.5556, "#1f9e89"], [0.6667, "#35b779"], [0.7778, "#6ece58"], [0.8889, "#b5de2b"], [1, "#fde725"]], "opacity": 0.7, "scene": "scene3", "showscale": false, "surfacecolor": {"elided": "20x20 float values"}, "type": "surface", "x": {"elided": "20x20 float values"}, "y": {"elided": "20x20 float values"}, "z": {"elided": "20x20 float values"}}, {"cmax": 26.55, "cmin": 1.95, "colorscale": [[0, "#440154"], [0.1111, "#482878"], [0.2222, "#3e4989"], [0.3333, "#31688e"], [0.4444, "#26828e"], [0.5556, "#1f9e89"], [0.6667, "#35b779"], [0.7778, "#6ece58"], [0.8889, "#b5de2b"], [1, "#fde725"]], "opacity": 0.7, "scene": "scene4", "showscale": false, "surfacecolor": {"elided": "20x20 float values"}, "type": "surface", "x": {"elided": "20x20 float values"}, "y": {"elided": "20x20 float values"}, "z": {"elided": "20x20 float values"}}, {"cmax": 26.55, "cmin": 1.95, "colorscale": [[0, "#440154"], [0.1111, "#482878"], [0.2222, "#3e4989"], [0.3333, "#31688e"], [0.4444, "#26828e"], [0.5556, "#1f9e89"], [0.6667, "#35b779"], [0.7778, "#6ece58"], [0.8889, "#b5de2b"], [1, "#fde725"]], "opacity": 0.7, "scene": "scene5", "showscale": false, "surfacecolor": {"elided": "20x20 float values"}, "type": "surface", "x": {"elided": "20x20 float values"}, "y": {"elided": "20x20 float values"}, "z": {"elided": "20x20 float values"}}], "layout": {"annotations": [{"font": {"size": 16}, "showarrow": false, "text": "theta: 0", "x": 0.084, "xanchor": "center", "xref": "paper", "y": 1, "yanchor": "bottom", "yref": "paper"}, {"font": {"size": 16}, "showarrow": false, "text": "theta: 0.25", "x": 0.292, "xanchor": "center", "xref": "paper", "y": 1, "yanchor": "bottom", "yref": "paper"}, {"font": {"size": 16}, "showarrow": false, "text": "theta: 0.5", "x": 0.5, "xanchor": "center", "xref": "paper", "y": 1, "yanchor": "bottom", "yref": "paper"}, {"font": {"size": 16}, "showarrow": false, "text": "theta: 0.75", "x": 0.708, "xanchor": "center", "xref": "paper", "y": 1, "yanchor": "bottom", "yref": "paper"}, {"font": {"size": 16}, "showarrow": false, "text": "theta: 1.0", "x": 0.916, "xanchor": "center", "xref": "paper", "y": 1, "yanchor": "bottom", "yref": "paper"}], "height": 400, "margin": {"b": 50, "l": 50, "r": 50, "t": 50}, "scene": {"domain": {"x": [0, 0.168], "y": [0, 1]}, "xaxis": {"title": {"text": "n"}}, "yaxis": {"title": {"text": "r"}}, "zaxis": {"title": {"text": "t"}}}, "scene2": {"domain": {"x": [0.208, 0.376], "y": [0, 1]}, "xaxis": {"title": {"text": "n"}}, "yaxis": {"title": {"text": "r"}}, "zaxis": {"title": {"text": "t"}}}, "scene3": {"domain": {"x": [0.416, 0.584], "y": [0, 1]}, "xaxis": {"title": {"text": "n"}}, "yaxis": {"title": {"text": "r"}}, "zaxis": {"title": {"text": "t"}}}, "scene4": {"domain": {"x": [0.624, 0.792], "y": [0, 1]}, "xaxis": {"title": {"text": "n"}}, "yaxis": {"title": {"text": "r"}}, "zaxis": {"title": {"text": "t"}}}, "scene5": {"domain": {"x": [0.832, 1], "y": [0, 1]}, "xaxis": {"title": {"text": "n"}}, "yaxis": {"title": {"text": "r"}}, "zaxis": {"title": {"text": "t"}}}, "width": 1300}}
